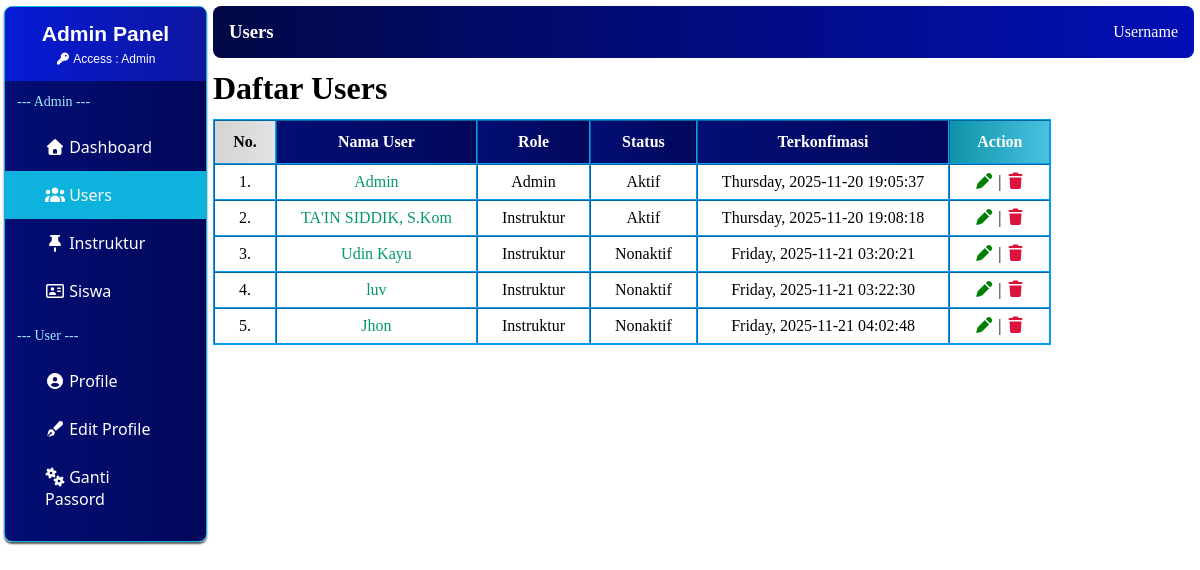
The app's page /users.php (signed in) with its own data.
### tables this page shows
CREATE TABLE `users` (
  `id` int(11) NOT NULL,
  `nama` varchar(255) NOT NULL,
  `email` varchar(255) NOT NULL,
  `password` varchar(255) NOT NULL,
  `role` varchar(255) NOT NULL,
  `bidang` varchar(255) NOT NULL,
  `foto` varchar(255) NOT NULL,
  `status` varchar(255) NOT NULL,
  `terdaftar` varchar(255) NOT NULL
);

### functions.php (called while the page is built, shortened)
<?php
$dbHost = "localhost";
$dbUsername = "root";
$dbPassword = "";
$dbName = "dbkursus";
$tableUsers = "users";
$dbConn = mysqli_connect("$dbHost", "$dbUsername", "$dbPassword", "$dbName");
function users(){
    global $dbConn;
    global $tableUsers;
    $query = "SELECT * FROM $tableUsers";
    $result = mysqli_query($dbConn, $query);
    $rows = [];
    while($row = mysqli_fetch_assoc($result)) {
        $rows[] = $row;
    }
    return $rows;
}
?>

### users.php (the view, shortened to what this page needs)
<?php
    require 'functions.php';
    $users = users();
?>
<!DOCTYPE html>
<html lang="en">
<head>
    <link rel="stylesheet" href="style.css">
    <link rel="stylesheet" href="https://cdnjs.cloudflare.com/ajax/libs/font-awesome/7.0.1/css/all.min.css" />
</head>
<body>
    <div class="containt">
        <div class="sidebar">
            <div class="logo">
                <h3>Admin Panel</h3>
                <p><i class="fa-solid fa-key"></i> Access : Admin</p>
            </div>
            <div class="menu">
                <ul>
                    <div class="menu-admin">
                        <li style="padding: 13px 12px; color: #a1e8faff; font-size: 14px;">--- Admin ---</li>
                        <li><a href="index.php"><i class="fa-solid fa-house"></i> Dashboard</a></li>
                        <li><a href="users.php" style="background-color: #0db3dd;"><i class="fa-solid fa-users"></i> Users</a></li>
                        <li><a href="instruktur.php"><i class="fa-solid fa-thumbtack"></i> Instruktur</a></li>
                        <li><a href="siswa.php"><i class="fa-regular fa-address-card"></i> Siswa</a></li>
                    </div>
                    <div class="menu-user">
                        <li style="padding: 13px 12px; color: #a1e8faff; font-size: 14px;">--- User ---</li>
                        <li><a href="profile.php"><i class="fa-solid fa-circle-user"></i> Profile</a></li>
                        <li><a href="editProfile.php"><i class="fa-solid fa-pen-fancy"></i> Edit Profile</a></li>
                        <li><a href="password.php"><i class="fa-solid fa-gears"></i> Ganti Passord</a></li>
                    </div>
                </ul>
            </div>
        </div>
        <div class="nav-main">
            <div class="navbar">
                <div class="title">
                    <h3>Users</h3>
                </div>
                <div class="akun">
                    <p>Username</p>
                </div>
            </div>
            <div class="main">
                <h1>Daftar Users</h1>
                <div class="table">
                    <table border="1" cellspacing="0">
                        <tr>
                            <th class="rowNo">No.</th>
                            <th class="rowHead">Nama User</th>
                            <th class="rowHead">Role</th>
                            <th class="rowHead">Status</th>
                            <th class="rowHead">Terkonfimasi</th>
                            <th class="action">Action</th>
                        </tr>
                        <?php $x=1; ?>
                        <?php foreach($users as $user) : ?>
                            <tr>
                                <td><?= $x++; ?>.</td>
                                <td><a href="" class="a"><?= $user["nama"]; ?></a></td>
                                <td><?= $user["role"]; ?></td>
                                <td><?= $user["status"]; ?></td>
                                <td><?= $user["terdaftar"]; ?></td>
                                <td><a href="edit.php"><i class="fa-solid fa-pen" style="color: green;"></i></a> | <a href="hapus.php"><i class="fa-solid fa-trash" style="color: crimson;"></i></a></td>
                            </tr>
                        <?php endforeach ?>
                    </table>
                </div>
            </div>
        </div>
    </div>
</body>
</html>

### style.css (style rules this page uses)
* { margin: 0; padding: 0; }
.containt { display: flex; }
.sidebar { margin-top: 6px; margin-left: 4px; width: 17%; background: linear-gradient(to right, #020e74, #01075a); color: white; padding-bottom: 18px; border-radius: 8px; border: 1px solid #0db3dd; box-shadow: 0 2px 2px rgb(88, 88, 88); }
.sidebar .logo { width: 100%; background: linear-gradient(to right, #061bd6, #0d169e); text-align: center; padding: 15px 0; font-size: 18px; font-family: 'Trebuchet MS', 'Lucida Sans Unicode', 'Lucida Grande', 'Lucida Sans', Arial, sans-serif; border-radius: 8px 8px 0 0; }
.sidebar .logo p { font-family: Arial, Helvetica, sans-serif; font-size: 12px; margin-top: 6px; }
.sidebar .menu ul { list-style: none; }
.sidebar .menu ul li a { display: block; text-decoration: none; color: white; font-size: 16px; padding: 13px 40px; font-size: 16px; font-family: 'Segoe UI', Tahoma, Geneva, Verdana, sans-serif; }
.nav-main { margin: 6px 6px 6px 6px; width: 83%; }
.navbar { height: 40px; background: linear-gradient(to right, #010846, #030fb6); display: flex; justify-content: space-between; align-items: center; color: white; padding: 6px 16px; border-radius: 8px; }
.navbar .akun { display: flex; gap: 12px; align-items: center; }
.main { margin-top: 12px; }
.table table { border: 1px solid #0a9cf0; margin-top: 12px; }
.table table tr .rowNo { padding: 12px; background: linear-gradient(to right, #d4d4d4, #e2e2e4); }
.table table tr .rowHead { padding: 12px 24px; background: linear-gradient(to right, #020e74, #01075a); color: white; }
.table table tr .action { background: linear-gradient(to right, #0e93aa, #4ac1df); color: white; }
.table table tr td { padding: 8px 24px; text-align: center; }
.table table tr td .a { text-decoration: none; color: #059968; }

### records on screen
users: nama "Admin", role "Admin", status "Aktif", terdaftar "Thursday, 2025-11-20 19:05:37"
users: nama "TA'IN SIDDIK, S.Kom", role "Instruktur", status "Aktif", terdaftar "Thursday, 2025-11-20 19:08:18"
users: nama "Udin Kayu", role "Instruktur", status "Nonaktif", terdaftar "Friday, 2025-11-21 03:20:21"
users: nama "luv", role "Instruktur", status "Nonaktif", terdaftar "Friday, 2025-11-21 03:22:30"
users: nama "Jhon", role "Instruktur", status "Nonaktif", terdaftar "Friday, 2025-11-21 04:02:48"
